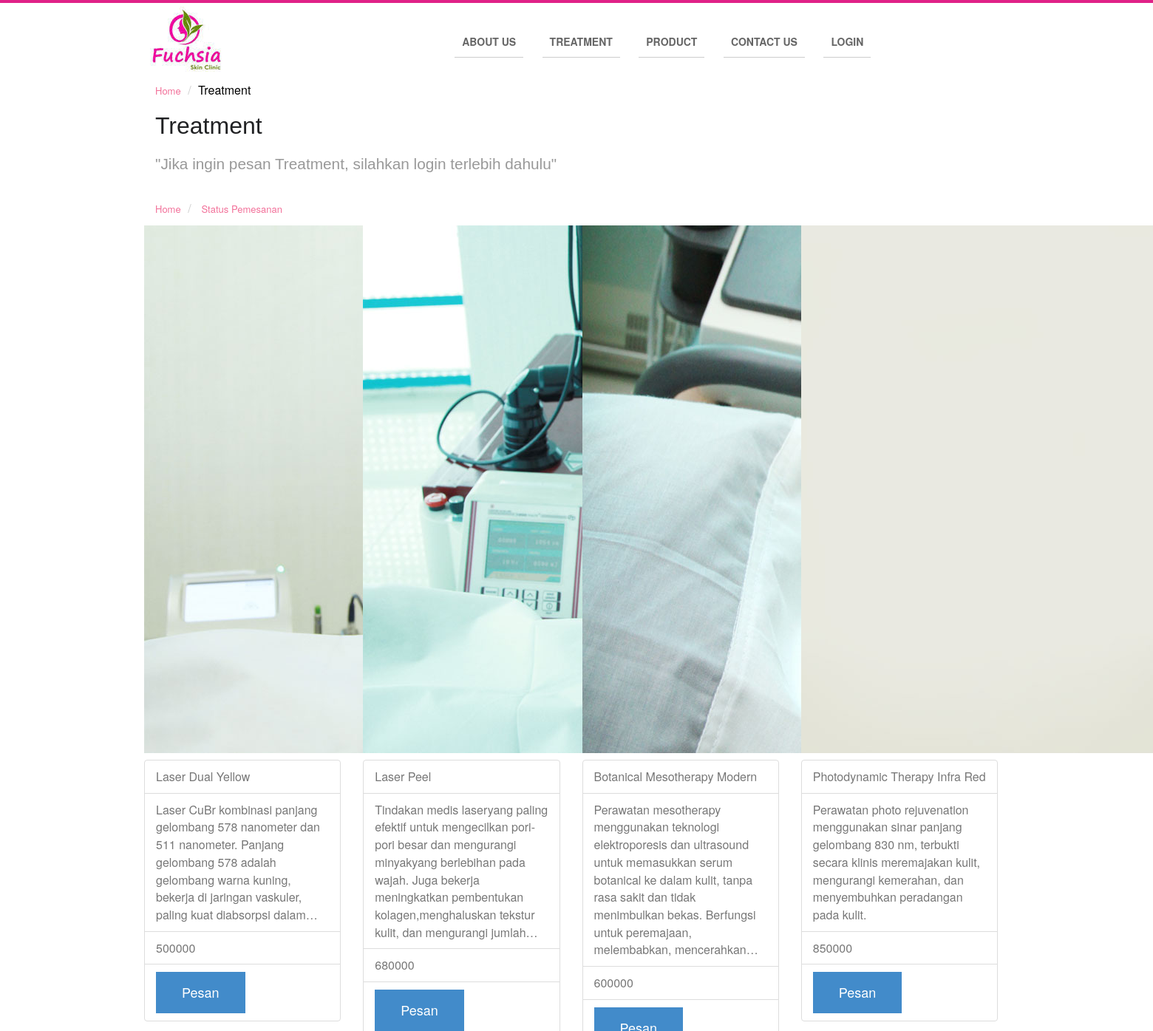
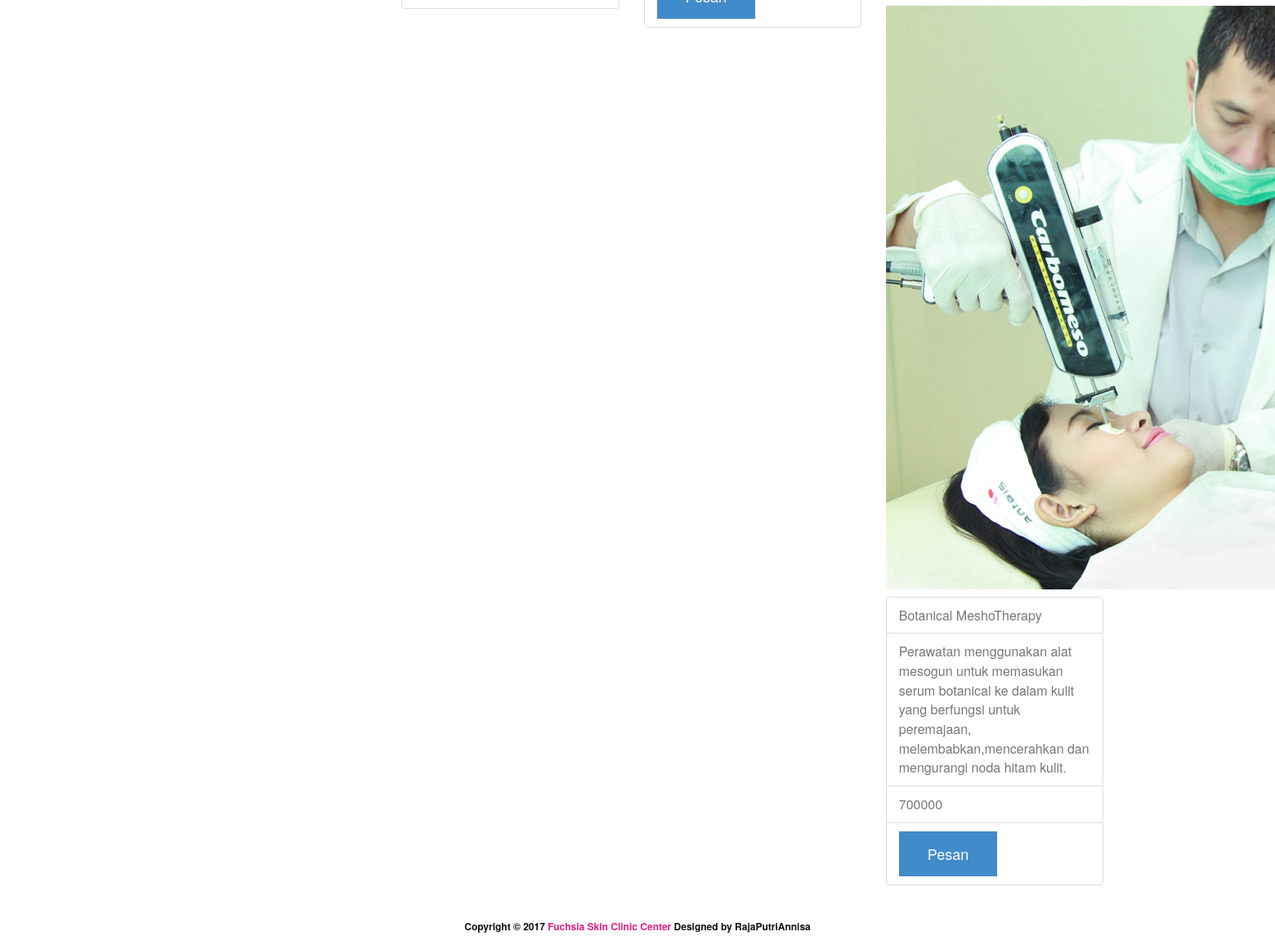
Screenshot of /index.php/home/treatment_member with the database file from the repository (2 pictures, top to bottom).
### tables this page shows
CREATE TABLE `treatment` (
  `id_treatment` int(100) NOT NULL,
  `nama_treatment` varchar(100) NOT NULL,
  `deskripsi_treatment` varchar(300) NOT NULL,
  `harga_treatment` varchar(100) NOT NULL,
  `gambar_treatment` varchar(300) NOT NULL
);

### application/controllers/Home.php (called while the page is built, shortened)
<?php
class Home extends CI_Controller
{
    function __construct()
    {
        $this->load->model('skincare_model');
        $this->load->model('treatment_model');
    }
     public function treatment_member(){
         $data['treatment'] = $this->treatment_model->ambil_data();
        $this->load->view('treatment_member', $data);
    }
}
?>

### index.php (called while the page is built, shortened)
<?php
require_once BASEPATH.'core/CodeIgniter.php';

### application/models/treatment_model.php (called while the page is built, shortened)
<?php
class treatment_model extends CI_Model
{
	public $treatment		= 'treatment';
	public $id				= 'id_treatment';
	public $order			= 'ASC';
	function ambil_data()
	{
		$this->db->order_by($this->id,$this->order);
		return $this->db->get($this->treatment)->result();
	}
}
 ?>

### application/views/treatment_member.php (the view, shortened to what this page needs)
<!DOCTYPE html>
<html class=" js csstransitions" lang="en"><head>
	<link rel="stylesheet" href="<?php echo base_url('natasha_files/bootstrap.css');?>"/>
<link rel="stylesheet" href="<?php echo base_url('natasha_files/style_002.css');?>"/>
<link rel="stylesheet" href="<?php echo base_url('natasha_files/color.css');?>"/>
<link rel="stylesheet" href="<?php echo base_url('natasha_files/jquery_003.css');?>"/>
<link rel="stylesheet" href="<?php echo base_url('natasha_files/flexslider.css');?>"/>
<link rel="stylesheet" href="<?php echo base_url('natasha_files/bootstrap-responsive.css');?>"/>
<link rel="stylesheet" href="<?php echo base_url('natasha_files/main.css');?>"/>
<link rel="stylesheet" href="<?php echo base_url('natasha_files/font-awesome.css');?>"/>
<link rel="stylesheet" href="<?php echo base_url('natasha_files/jquery.css');?>"/>
<link rel="stylesheet" href="<?php echo base_url('natasha_files/style.css');?>"/>
<link rel="stylesheet" href="<?php echo base_url('natasha_files/jquery_002.css');?>"/>
</head>
<body id="home">
	<div class="wrapper">
		<div class="header">
	<div class="navigation home">
		<div class="container">
			<div class="row">
				<div class="col-sm-2">
					<div class="logo visible-desktop">
							<img src="<?php echo base_url('natasha_files/img_jagKKrJ.jpg');?>" class="img-responsive" alt="Fuchsia Skin Clinic Center" height="150px">
					 </div>
				</div>
				<div class="col-sm-10 visible-desktop">
					<ul style="padding-bottom: 10px">
						<li style="padding:31px 15px 4px 6px;">
							<a href="<?php echo site_url('home/about');?>">ABOUT US</a></li>
						<li style="padding:31px 15px 4px 6px;">
						<a href="<?php echo site_url('home/treatment');?>">TREATMENT</a></li>
						<li style="padding:31px 15px 4px 6px;">
						<a href="<?php echo site_url('home/product');?>">PRODUCT</a></li>
						<li style="padding:31px 15px 4px 6px;">
						<a href="<?php echo site_url('home/contact');?>">CONTACT US</a></li>
						<li style="padding:31px 15px 4px 6px;">
						<a href="<?php echo site_url('home/login');?>">LOGIN</a></li>
					</ul>
				</div>
			</div>
			<ol class="breadcrumb">
       <li class="breadcrumb-item">
         <a href="index">Home</a>
       </li>
       <li class="breadcrumb-item active">Treatment</li>
     </ol>
		</div>
	</div>
	  <div class="container">
     <h1 class="mt-4 mb-3">Treatment
       <br><small>"Jika ingin pesan Treatment, silahkan login terlebih dahulu"</small>
     </h1>
     <ol class="breadcrumb">
       <li class="breadcrumb-item">
         <a href="index_member">Home</a>
       </li>
       <li class="breadcrumb-item">
         <a href="<?php echo base_url()."Welcome/status_member/".$this->session->userdata('username'); ?>">Status Pemesanan</a>
     </ol>
     <div class="row">
       <?php foreach ($treatment as $key => $value) { ?>
       <div class="col-lg-3 col-md-4 col-sm-6 portfolio-item">
         <div class="card h-100">
           <a href="#"><img class="card-img-top" src="<?php echo site_url()?>assets/uploads/<?php echo $value->gambar_treatment; ?>" alt=""></a>
           <div class="card-body">
               <ul class="list-group list-group-flush">
                   <li class="list-group-item"> <?php echo $value->nama_treatment; ?></li>
                   <li class="list-group-item"> <?php echo $value->deskripsi_treatment;; ?></li>
                   <li class="list-group-item"><?php echo $value->harga_treatment; ; ?></li>
                   <li class="list-group-item">
                    <a href="<?php echo base_url()."Pesan_treatment/tambah/".$value->id_treatment?>" class="btn btn-primary">Pesan</a>
                   </li>
               </ul>
           </div>
         </div>
       </div><?php } ?>
     </div>
   </div>
   </div>
		<div class="wrapper copyrights">
	<div class="col-lg-12">
		<p class="text-center" style="color:#111;">
			Copyright © 2017 <span style="color:#E02187">Fuchsia Skin Clinic Center</span>
			Designed by <a href="http:/raja15ti@mahasiswa.co.id/" target="_blank" style="font-size:12px;color:#111">RajaPutriAnnisa</a>
		</p>
	</div>
</div>
<div class="clearfix"></div>
	</div>
<div style="position: fixed; top: 0px; right: 0px; bottom: 0px; left: 0px; z-index: 2999; display: none; background-color: black; opacity: 0.5;" data-simplersidebar="mask"></div></body></html>

### natasha_files/main.css (style rules this page uses)
body { background-color: #f2f2f2; font-family:"Cabin", "Helvetica Neue", Helvetica, Arial, sans-serif; font-weight: 300; font-size: 14px; color: #555; -webkit-font-smoothing: antialiased; -webkit-overflow-scrolling: touch; }
h1, h2, h3, h4, h5, h6 { font-family:"Cabin", "Helvetica Neue", Helvetica, Arial, sans-serif; font-weight: 300; color: #333; }
p { line-height: 18px; margin-bottom:5px; padding-left: 2px; }
a { color: #7b113b; text-decoration: none; -webkit-transition: color 0.1s ease-in, background 0.1s ease-in; -moz-transition: color 0.1s ease-in, background 0.1s ease-in; -ms-transition: color 0.1s ease-in, background 0.1s ease-in; -o-transition: color 0.1s ease-in, background 0.1s ease-in; transition: color 0.1s ease-in, background 0.1s ease-in; }
a:before, a:after { -webkit-transition: color 0.1s ease-in, background 0.1s ease-in; -moz-transition: color 0.1s ease-in, background 0.1s ease-in; -ms-transition: color 0.1s ease-in, background 0.1s ease-in; -o-transition: color 0.1s ease-in, background 0.1s ease-in; transition: color 0.1s ease-in, background 0.1s ease-in; }
.btn { padding: 10px 30px; margin-bottom: 0; font-size: 18px; border: 5px solid transparent; border-radius: 0px; }
body { overflow-x: hidden; }
ul, li { margin: 0; padding: 0; list-style: none; }

### natasha_files/style.css (style rules this page uses)
* { -moz-box-sizing:border-box;-webkit-box-sizing:border-box;box-sizing:border-box }
html,body,div,span,applet,object,iframe,h1,h2,h3,h4,h5,h6,p,blockquote,pre,a,abbr,acronym,address,big,cite,code,del,dfn,em,img,ins,kbd,q,s,samp,small,strike,strong,sub,sup,tt,var,b,u,i,center,dl,dt,dd,ol,ul,li,fieldset,form,label,legend,table,caption,tbody,tfoot,thead,tr,th,td,article,aside,canvas,details,figcaption,figure,footer,header,hgroup,menu,nav,section,summary,time,mark,audio,video { margin:0;padding:0;border:0;outline:0;font-size:100%;font:inherit; }
body { line-height:1.48;-webkit-font-smoothing:antialiased }
ul { list-style:none }
body { font-size:16px;font-family:"Cabin", "Helvetica Neue", Helvetica, Arial, sans-serif;background-color:#f5f5f5;margin:0 auto;color:#777 }
div { vertical-align:top }
p { display:block;margin:1em 0 }
h1,h2,h3,h4,h5,h6 { line-height:1.5;font-weight:300;margin:0.5em 0;font-family:source-sans-pro, Verdana, sans-serif;color:#202123 }
h1 { font-size:2em }
a { color:#202123 }

### rows the page displays
treatment: nama_treatment "Laser Dual Yellow", deskripsi_treatment "Laser CuBr kombinasi panjang gelombang 578 nanometer dan 511 nanometer. Panjang gelombang 578 adalah gelombang warna kuning, bekerja di jaringan vaskuler, paling kuat diabsorpsi dalam…", harga_treatment "500000"
treatment: nama_treatment "Laser Peel", deskripsi_treatment "Tindakan medis laseryang paling efektif untuk mengecilkan pori-pori besar dan mengurangi minyakyang berlebihan pada wajah. Juga bekerja meningkatkan pembentukan kolagen,menghaluskan tekstur kulit, dan mengurangi jumlah…", harga_treatment "680000"
treatment: nama_treatment "Botanical Mesotherapy Modern", deskripsi_treatment "Perawatan mesotherapy menggunakan teknologi elektroporesis dan ultrasound untuk memasukkan serum botanical ke dalam kulit, tanpa rasa sakit dan tidak menimbulkan bekas. Berfungsi untuk peremajaan, melembabkan, mencerahkan…", harga_treatment "600000"
treatment: gambar_treatment (picture), nama_treatment "Photodynamic Therapy Infra Red", deskripsi_treatment "Perawatan photo rejuvenation menggunakan sinar panjang gelombang 830 nm, terbukti secara klinis meremajakan kulit, mengurangi kemerahan, dan menyembuhkan peradangan pada kulit.", harga_treatment "850000"
treatment: gambar_treatment (picture), nama_treatment "Botanical MeshoTherapy", deskripsi_treatment "Perawatan menggunakan alat mesogun untuk memasukan serum botanical ke dalam kulit yang berfungsi untuk peremajaan, melembabkan,mencerahkan dan mengurangi noda hitam kulit.", harga_treatment "700000"
